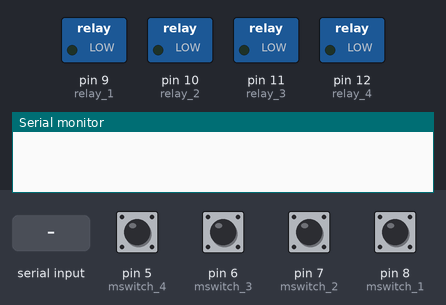
The sketch below on a simulated Arduino Uno, built with avr-gcc and run on an emulated ATmega328P. On the bench: switched loads named in the sketch (green lamp = pin HIGH), the last lines printed to the serial monitor. The inputs (shaded band) are chosen by the test bench; at power-on: pin 5 (mswitch_4), pin 6 (mswitch_3), pin 7 (mswitch_2), pin 8 (mswitch_1) HIGH. EEPROM starts erased.

Above: at 1.2 s.
1.3 s: pin 5 (mswitch_4) pulled LOW for 1 s
At 3.1 s:
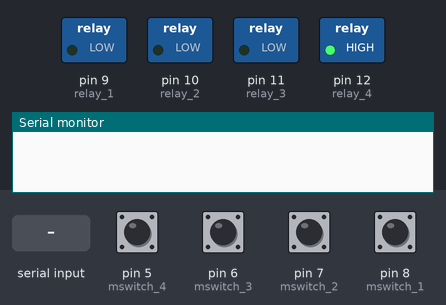
3.9 s: pin 6 (mswitch_3) pulled LOW for 1 s
At 6.2 s:
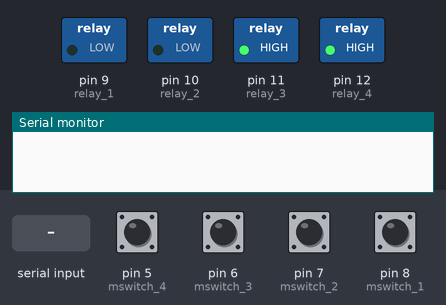
6.5 s: "RELAY4" received over Serial
At 7.3 s:
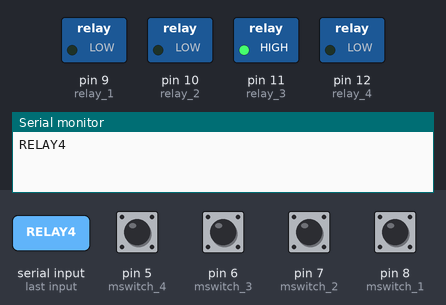
8.0 s: pin 7 (mswitch_2) pulled LOW for 1 s
At 9.4 s:
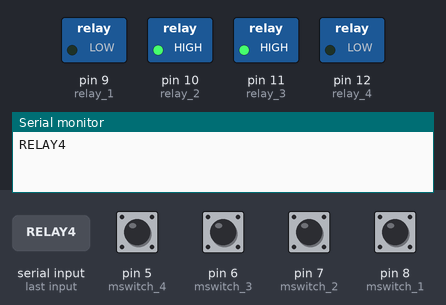
10.6 s: pin 5 (mswitch_4) pulled LOW for 0.15 s
At 11.9 s:
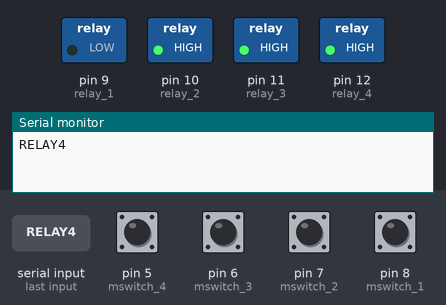
12.3 s: pin 6 (mswitch_3) pulled LOW for 0.15 s
At 13.2 s:
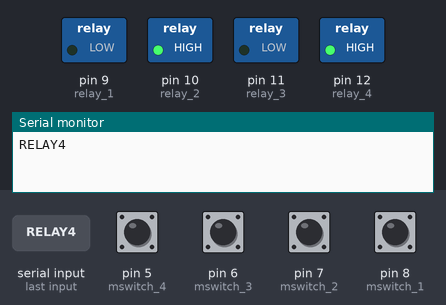
Timing chart, 0 to 15.0 s (numbered marks = the images above; inputs shaded):
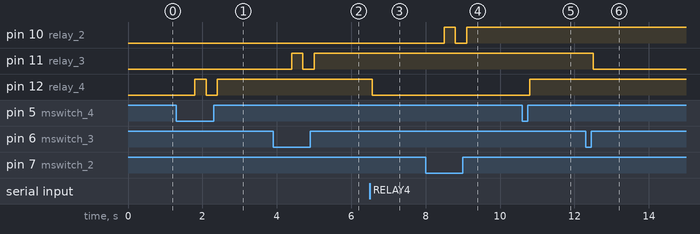

The sketch:

BT_EEPROM_MANUAL.ino
```cpp
// (licence header left out)
#include <SPI.h>
#include <Wire.h>
#include <EEPROM.h>
String readString;

 int relay_1 = 9;
 int relay_2 = 10;
 int relay_3 = 11;
 int relay_4 = 12;


const int mswitch_1 = 8;
const int mswitch_2 = 7;
const int mswitch_3 = 6;
const int mswitch_4 = 5;


int toggleState_1 = 0;
int toggleState_2 = 0;
int toggleState_3 = 0;
int toggleState_4 = 0;

void setup() {

  Serial.begin(9600);

  pinMode(relay_1, OUTPUT);
  pinMode(relay_2, OUTPUT);
  pinMode(relay_3, OUTPUT);
  pinMode(relay_4, OUTPUT);

  pinMode(mswitch_1, INPUT_PULLUP);
  pinMode(mswitch_2, INPUT_PULLUP);
  pinMode(mswitch_3, INPUT_PULLUP);
  pinMode(mswitch_4, INPUT_PULLUP);

  eepromcheckstate();
}

void relayOnOff(int relay){

switch(relay){
      case 1:
             if(toggleState_1 == 0){
              digitalWrite(relay_1, HIGH); // turn on relay 1
              EEPROM.update(0,HIGH);
              toggleState_1 = 1;
              }
             else{
              digitalWrite(relay_1, LOW); // turn off relay 1
              EEPROM.update(0,LOW);
              toggleState_1 = 0;
              }
             delay(100);
      break;
      case 2:
             if(toggleState_2 == 0){
              digitalWrite(relay_2, HIGH); // turn on relay 2
              EEPROM.update(1,HIGH);
              toggleState_2 = 1;
              }
             else{
              digitalWrite(relay_2, LOW); // turn off relay 2
              EEPROM.update(1,LOW);
              toggleState_2 = 0;
              }
             delay(100);
      break;
      case 3:
             if(toggleState_3 == 0){
              digitalWrite(relay_3, HIGH); // turn on relay 3
              EEPROM.update(2,HIGH);
              toggleState_3 = 1;
              }else{
              digitalWrite(relay_3, LOW); // turn off relay 3
              EEPROM.update(2,LOW);
              toggleState_3 = 0;
              }
             delay(100);
      break;
      case 4:
             if(toggleState_4 == 0){
              digitalWrite(relay_4, HIGH); // turn on relay 4
              EEPROM.update(3,HIGH);
              toggleState_4 = 1;
              }
             else{
              digitalWrite(relay_4, LOW); // turn off relay 4
              EEPROM.update(3,LOW);
              toggleState_4 = 0;
              }
             delay(100);
      break;

      default : break;
      }

}

void eepromcheckstate()
{

  toggleState_1 = EEPROM.read(0);
  if(toggleState_1 == HIGH) {
    digitalWrite(relay_1, HIGH);
   }
   if(toggleState_1 == LOW) {
    digitalWrite(relay_1, LOW);
   }

  toggleState_2 = EEPROM.read(1);
  if(toggleState_2 == HIGH) {
    digitalWrite(relay_2, HIGH);
   }
   if(toggleState_2 == LOW) {
    digitalWrite(relay_2, LOW);
   }

  toggleState_3 = EEPROM.read(2);
  if(toggleState_3 == HIGH) {
    digitalWrite(relay_3, HIGH);
   }
   if(toggleState_3 == LOW) {
    digitalWrite(relay_3, LOW);
   }

  toggleState_4 = EEPROM.read(3);
  if(toggleState_4 == HIGH) {
    digitalWrite(relay_4, HIGH);
   }
   if(toggleState_4 == LOW) {
    digitalWrite(relay_4, LOW);
   }

}


void loop() {

    if (digitalRead(mswitch_1) == LOW){
      delay(200);
      relayOnOff(1);
    }
    else if (digitalRead(mswitch_2) == LOW){
      delay(200);
      relayOnOff(2);
    }
    else if (digitalRead(mswitch_3) == LOW){
      delay(200);
      relayOnOff(3);
    }
    else if (digitalRead(mswitch_4) == LOW){
      delay(200);
      relayOnOff(4);
    }

      while(Serial.available())    //Check if there are available bytes to read
  {
    delay(10);                 //Delay to make it stable
    char c = Serial.read();    //Conduct a serial read
    if (c == '#'){
      break;                   //Stop the loop once # is detected after a word
    }
    readString += c;                //Means readString = readString + c
  }
    if (readString.length() >0)
    {
      Serial.println(readString);

      if(readString == "RELAY1"){
        relayOnOff(1);
      }
      else if(readString == "RELAY2"){
        relayOnOff(2);
      }
      else if(readString == "RELAY3"){
        relayOnOff(3);
      }
      else if(readString == "RELAY4"){
        relayOnOff(4);
      }
      readString="";
    }
  }
```

Measured:
- after the input at 1.3 s, pin 12 (relay_4): LOW → HIGH after 0.50 s, → LOW 0.30 s later, → HIGH 0.30 s later
- after the input at 3.9 s, pin 11 (relay_3): LOW → HIGH after 0.50 s, → LOW 0.30 s later, → HIGH 0.30 s later
- after the input at 6.5 s, pin 12 (relay_4): HIGH → LOW after 0.06 s
- after the input at 8.0 s, pin 10 (relay_2): LOW → HIGH after 0.50 s, → LOW 0.30 s later, → HIGH 0.30 s later
- after the input at 10.6 s, pin 12 (relay_4): LOW → HIGH after 0.20 s
- after the input at 12.3 s, pin 11 (relay_3): HIGH → LOW after 0.20 s
